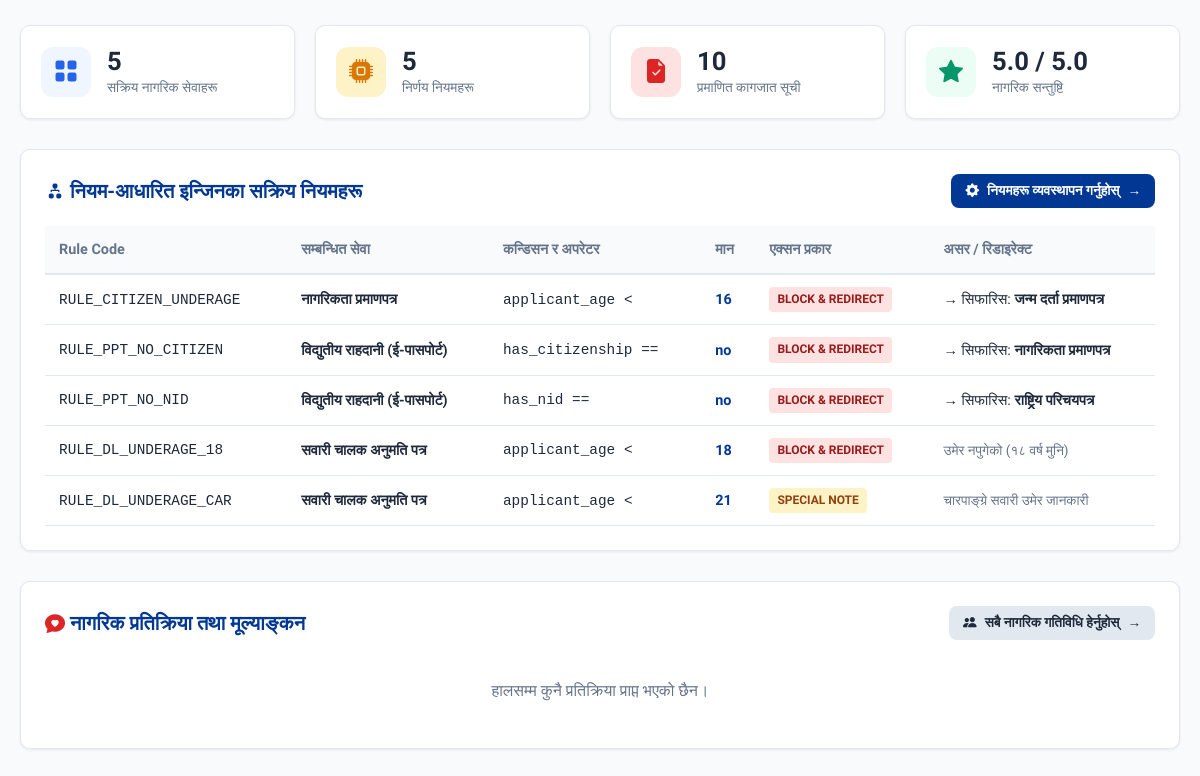
The app's page /dashboard.php (signed in) with its own data.
### tables this page shows
CREATE TABLE `service_rules` (
  `id` INT AUTO_INCREMENT PRIMARY KEY,
  `service_id` INT NOT NULL,
  `rule_code` VARCHAR(50) NOT NULL,
  `condition_field` VARCHAR(100) NOT NULL,
  `operator` VARCHAR(10) NOT NULL,  
  `condition_value` VARCHAR(100) NOT NULL,
  `action_type` ENUM('BLOCK_AND_REDIRECT', 'ADD_DOCUMENTS', 'SPECIAL_INSTRUCTION', 'SET_FEE') NOT NULL,
  `target_service_id` INT NULL,
  `result_title_en` VARCHAR(200) NOT NULL,
  `result_title_np` VARCHAR(250) NOT NULL,
  `result_message_en` TEXT NOT NULL,
  `result_message_np` TEXT NOT NULL,
  `action_payload` TEXT NULL,
  FOREIGN KEY (`service_id`) REFERENCES `services`(`id`) ON DELETE CASCADE,
  FOREIGN KEY (`target_service_id`) REFERENCES `services`(`id`) ON DELETE SET NULL
);

CREATE TABLE `services` (
  `id` INT AUTO_INCREMENT PRIMARY KEY,
  `code` VARCHAR(50) NOT NULL UNIQUE,
  `name_en` VARCHAR(150) NOT NULL,
  `name_np` VARCHAR(200) NOT NULL,
  `category` VARCHAR(100) NOT NULL,
  `description_en` TEXT,
  `description_np` TEXT,
  `standard_fee` VARCHAR(100) DEFAULT 'निःशुल्क / Free',
  `estimated_days` VARCHAR(100) DEFAULT '१-३ दिन / 1-3 Days',
  `online_portal_url` VARCHAR(255) NULL,
  `icon` VARCHAR(50) DEFAULT 'bi-file-earmark-text',
  `created_at` TIMESTAMP DEFAULT CURRENT_TIMESTAMP
);

### dashboard.php (the view, shortened to what this page needs)
<?php
$db = Database::getConnection();
$totalServices = $db->query("SELECT COUNT(*) FROM services")->fetchColumn();
$totalRules = $db->query("SELECT COUNT(*) FROM service_rules")->fetchColumn();
$totalDocs = $db->query("SELECT COUNT(*) FROM documents")->fetchColumn();
$avgRating = $db->query("SELECT ROUND(AVG(rating), 1) FROM feedback")->fetchColumn() ?: '5.0';
$stmtRules = $db->query("SELECT r.*, s.name_np as service_name_np, t.name_np as target_name_np
                        FROM service_rules r
                        JOIN services s ON r.service_id = s.id
                        LEFT JOIN services t ON r.target_service_id = t.id
                        ORDER BY r.service_id ASC, r.id ASC");
$rules = $stmtRules->fetchAll();
$stmtFeed = $db->query("SELECT f.*, s.name_np as service_name_np
                       FROM feedback f
                       LEFT JOIN services s ON f.service_id = s.id
                       ORDER BY f.created_at DESC LIMIT 10");
$feedbacks = $stmtFeed->fetchAll();
?>
<!DOCTYPE html>
<html lang="ne">
<head>
    <link rel="stylesheet" href="https://cdn.jsdelivr.net/npm/bootstrap-icons@1.11.3/font/bootstrap-icons.min.css">
    <link rel="stylesheet" href="../assets/css/style.css">
</head>
<body style="background:#f8fafc;">
<main class="main-wrapper" style="padding-top:25px;">
    <div class="admin-stat-grid">
        <div class="stat-card">
            <div class="stat-icon" style="background:#eff6ff;color:#2563eb;"><i class="bi bi-grid-fill"></i></div>
            <div>
                <div class="stat-num"><?= $totalServices ?></div>
                <div class="stat-label" data-np="सक्रिय नागरिक सेवाहरू" data-en="Active Public Services">सक्रिय नागरिक सेवाहरू</div>
            </div>
        </div>
        <div class="stat-card">
            <div class="stat-icon" style="background:#fef3c7;color:#d97706;"><i class="bi bi-cpu-fill"></i></div>
            <div>
                <div class="stat-num"><?= $totalRules ?></div>
                <div class="stat-label" data-np="निर्णय नियमहरू" data-en="Active Decision Rules">निर्णय नियमहरू</div>
            </div>
        </div>
        <div class="stat-card">
            <div class="stat-icon" style="background:#fee2e2;color:#dc2626;"><i class="bi bi-file-earmark-check-fill"></i></div>
            <div>
                <div class="stat-num"><?= $totalDocs ?></div>
                <div class="stat-label" data-np="प्रमाणित कागजात सूची" data-en="Required Documents">प्रमाणित कागजात सूची</div>
            </div>
        </div>
        <div class="stat-card">
            <div class="stat-icon" style="background:#ecfdf5;color:#059669;"><i class="bi bi-star-fill"></i></div>
            <div>
                <div class="stat-num"><?= $avgRating ?> / 5.0</div>
                <div class="stat-label" data-np="नागरिक सन्तुष्टि" data-en="Citizen Satisfaction">नागरिक सन्तुष्टि</div>
            </div>
        </div>
    </div>
    <div class="data-table-card">
        <div style="display:flex;justify-content:space-between;align-items:center;margin-bottom:18px;flex-wrap:wrap;gap:10px;">
            <h3 style="font-size:1.25rem;font-weight:700;color:var(--primary);">
                <i class="bi bi-diagram-2-fill"></i> <span data-np="नियम-आधारित इन्जिनका सक्रिय नियमहरू" data-en="Active Rule-Based Engine Matrix">नियम-आधारित इन्जिनका सक्रिय नियमहरू</span>
            </h3>
            <a href="manage_rules.php" class="btn-action btn-action-primary" style="padding:6px 14px;font-size:0.85rem;text-decoration:none;">
                <i class="bi bi-gear-fill"></i> <span data-np="नियमहरू व्यवस्थापन गर्नुहोस्" data-en="Manage Rules">नियमहरू व्यवस्थापन गर्नुहोस्</span> &rarr;
            </a>
        </div>
        <table class="custom-table">
            <thead>
                <tr>
                    <th data-np="Rule Code" data-en="Rule Code">Rule Code</th>
                    <th data-np="सम्बन्धित सेवा" data-en="Target Service">सम्बन्धित सेवा</th>
                    <th data-np="कन्डिसन र अपरेटर" data-en="Condition & Op">कन्डिसन र अपरेटर</th>
                    <th data-np="मान" data-en="Expected Value">मान</th>
                    <th data-np="एक्सन प्रकार" data-en="Action Type">एक्सन प्रकार</th>
                    <th data-np="असर / रिडाइरेक्ट" data-en="Consequence / Redirect">असर / रिडाइरेक्ट</th>
                </tr>
            </thead>
            <tbody>
                <?php foreach ($rules as $r): ?>
                    <tr>
                        <td><code><?= htmlspecialchars($r['rule_code']) ?></code></td>
                        <td><strong><?= htmlspecialchars($r['service_name_np']) ?></strong></td>
                        <td><code><?= htmlspecialchars($r['condition_field']) ?> <?= htmlspecialchars($r['operator']) ?></code></td>
                        <td><span style="font-weight:700;color:var(--primary);"><?= htmlspecialchars($r['condition_value']) ?></span></td>
                        <td>
                            <?php if ($r['action_type'] === 'BLOCK_AND_REDIRECT'): ?>
                                <span class="badge-action badge-block">BLOCK & REDIRECT</span>
                            <?php elseif ($r['action_type'] === 'SPECIAL_INSTRUCTION'): ?>
                                <span class="badge-action badge-special">SPECIAL NOTE</span>
                            <?php else: ?>
                                <span class="badge-action badge-fee"><?= htmlspecialchars($r['action_type']) ?></span>
                            <?php endif; ?>
                        </td>
                        <td>
                            <?php if ($r['target_service_id']): ?>
                                &rarr; <span data-np="सिफारिस" data-en="Recommend">सिफारिस</span>: <strong><?= htmlspecialchars($r['target_name_np']) ?></strong>
                            <?php else: ?>
                                <span style="font-size:0.85rem;color:var(--text-muted);"><?= htmlspecialchars($r['result_title_np']) ?></span>
                            <?php endif; ?>
                        </td>
                    </tr>
                <?php endforeach; ?>
            </tbody>
        </table>
    </div>
    <div class="data-table-card">
        <div style="display:flex;justify-content:space-between;align-items:center;margin-bottom:18px;flex-wrap:wrap;gap:10px;">
            <h3 style="font-size:1.25rem;font-weight:700;color:var(--primary);">
                <i class="bi bi-chat-heart-fill" style="color:#dc2626;"></i> <span data-np="नागरिक प्रतिक्रिया तथा मूल्याङ्कन" data-en="Citizen Feedback & Rating Moderation">नागरिक प्रतिक्रिया तथा मूल्याङ्कन</span>
            </h3>
            <a href="user_activity.php" class="btn-action btn-action-secondary" style="padding:6px 14px;font-size:0.85rem;text-decoration:none;">
                <i class="bi bi-people-fill"></i> <span data-np="सबै नागरिक गतिविधि हेर्नुहोस्" data-en="View All User Activity">सबै नागरिक गतिविधि हेर्नुहोस्</span> &rarr;
            </a>
        </div>
        <?php if (empty($feedbacks)): ?>
            <p style="color:var(--text-muted);text-align:center;padding:20px;" data-np="हालसम्म कुनै प्रतिक्रिया प्राप्त भएको छैन।" data-en="No feedback received yet.">हालसम्म कुनै प्रतिक्रिया प्राप्त भएको छैन।</p>
        <?php endif; ?>
    </div>
</main>
</body>
</html>

### style.css (style rules this page uses)
:root { --primary: #003893; --primary-dark: #002566; --secondary: #dc2626; --secondary-hover: #b91c1c; --accent: #f59e0b; --success: #16a34a; --bg-main: #f8fafc; --bg-card: #ffffff; --text-main: #1e293b; --text-muted: #64748b; --border-color: #e2e8f0; --font-base: 'Mukta', 'Segoe UI', Tahoma, Geneva, Verdana, sans-serif; --font-size-base: 16px; --radius-lg: 16px; --radius-md: 10px; --shadow-sm: 0 1px 3px rgba(0,0,0,0.08); --shadow-md: 0 4px 6px -1px rgba(0,0,0,0.1), 0 2px 4px -2px rgba(0,0,0,0.06); --shadow-lg: 0 10px 15px -3px rgba(0,0,0,0.1), 0 4px 6px -4px rgba(0,0,0,0.05); }
* { box-sizing: border-box; margin: 0; padding: 0; }
body { font-family: var(--font-base); font-size: var(--font-size-base); background-color: var(--bg-main); color: var(--text-main); line-height: 1.6; min-height: 100vh; display: flex; flex-direction: column; }
.main-wrapper { flex: 1; max-width: 1200px; width: 100%; margin: 0 auto; padding: 24px 20px 60px; }
.btn-action { padding: 10px 20px; border-radius: 8px; font-weight: 700; font-size: 0.95rem; cursor: pointer; display: flex; align-items: center; gap: 8px; border: none; transition: all 0.2s; }
.btn-action-primary { background: var(--primary); color: white; }
.btn-action-secondary { background: #e2e8f0; color: var(--text-main); }

### dashboard.php (style rules this page uses)
.admin-stat-grid { display: grid; grid-template-columns: repeat(auto-fit, minmax(200px, 1fr)); gap: 20px; margin-bottom: 30px; }
.stat-card { background: white; padding: 20px; border-radius: var(--radius-md); border: 1px solid var(--border-color); box-shadow: var(--shadow-sm); display: flex; align-items: center; gap: 16px; }
.stat-icon { width: 50px; height: 50px; border-radius: 12px; display: flex; align-items: center; justify-content: center; font-size: 1.5rem; }
.stat-num { font-size: 1.6rem; font-weight: 800; color: var(--text-main); line-height: 1.2; }
.stat-label { font-size: 0.85rem; color: var(--text-muted); }
.data-table-card { background: white; border-radius: var(--radius-md); border: 1px solid var(--border-color); box-shadow: var(--shadow-sm); padding: 24px; margin-bottom: 30px; overflow-x: auto; }
.custom-table { width: 100%; border-collapse: collapse; font-size: 0.9rem; text-align: left; }
.custom-table th { background: #f8fafc; padding: 12px 14px; border-bottom: 2px solid var(--border-color); color: var(--text-muted); font-weight: 700; }
.custom-table td { padding: 12px 14px; border-bottom: 1px solid var(--border-color); }
.badge-action { display: inline-block; padding: 3px 8px; border-radius: 4px; font-size: 0.75rem; font-weight: 700; }
.badge-block { background: #fee2e2; color: #991b1b; }
.badge-special { background: #fef3c7; color: #92400e; }

### records on screen
service_rules: rule_code "RULE_CITIZEN_UNDERAGE", service.name_np "नागरिकता प्रमाणपत्र", condition_field "applicant_age", operator "<", condition_value "16", shows "BLOCK & REDIRECT", target_service.name_np "जन्म दर्ता प्रमाणपत्र"
service_rules: rule_code "RULE_PPT_NO_CITIZEN", service.name_np "विद्युतीय राहदानी (ई-पासपोर्ट)", condition_field "has_citizenship", operator "==", condition_value "no", shows "BLOCK & REDIRECT", target_service.name_np "नागरिकता प्रमाणपत्र"
service_rules: rule_code "RULE_PPT_NO_NID", service.name_np "विद्युतीय राहदानी (ई-पासपोर्ट)", condition_field "has_nid", operator "==", condition_value "no", shows "BLOCK & REDIRECT", target_service.name_np "राष्ट्रिय परिचयपत्र"
service_rules: rule_code "RULE_DL_UNDERAGE_18", service.name_np "सवारी चालक अनुमति पत्र", condition_field "applicant_age", operator "<", condition_value "18", shows "BLOCK & REDIRECT", result_title_np "उमेर नपुगेको (१८ वर्ष मुनि)"
service_rules: rule_code "RULE_DL_UNDERAGE_CAR", service.name_np "सवारी चालक अनुमति पत्र", condition_field "applicant_age", operator "<", condition_value "21", shows "SPECIAL NOTE", result_title_np "चारपाङ्ग्रे सवारी उमेर जानकारी"

### other values on screen
$totalServices "5"
$totalRules "5"
$totalDocs "10"
$avgRating "5.0"
